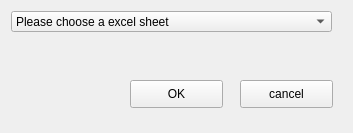
<?xml version="1.0" encoding="UTF-8"?>
<ui version="4.0">
 <class>Form</class>
 <widget class="QWidget" name="Form">
  <property name="geometry">
   <rect>
    <x>0</x>
    <y>0</y>
    <width>353</width>
    <height>133</height>
   </rect>
  </property>
  <property name="windowTitle">
   <string>Form</string>
  </property>
  <widget class="QComboBox" name="comboBox">
   <property name="geometry">
    <rect>
     <x>11</x>
     <y>11</y>
     <width>321</width>
     <height>21</height>
    </rect>
   </property>
   <item>
    <property name="text">
     <string>Please choose a excel sheet</string>
    </property>
   </item>
  </widget>
  <widget class="QPushButton" name="pushButton">
   <property name="geometry">
    <rect>
     <x>130</x>
     <y>80</y>
     <width>93</width>
     <height>28</height>
    </rect>
   </property>
   <property name="text">
    <string>OK</string>
   </property>
  </widget>
  <widget class="QPushButton" name="pushButton_2">
   <property name="geometry">
    <rect>
     <x>240</x>
     <y>80</y>
     <width>93</width>
     <height>28</height>
    </rect>
   </property>
   <property name="text">
    <string>cancel</string>
   </property>
  </widget>
 </widget>
 <resources/>
 <connections/>
</ui>
